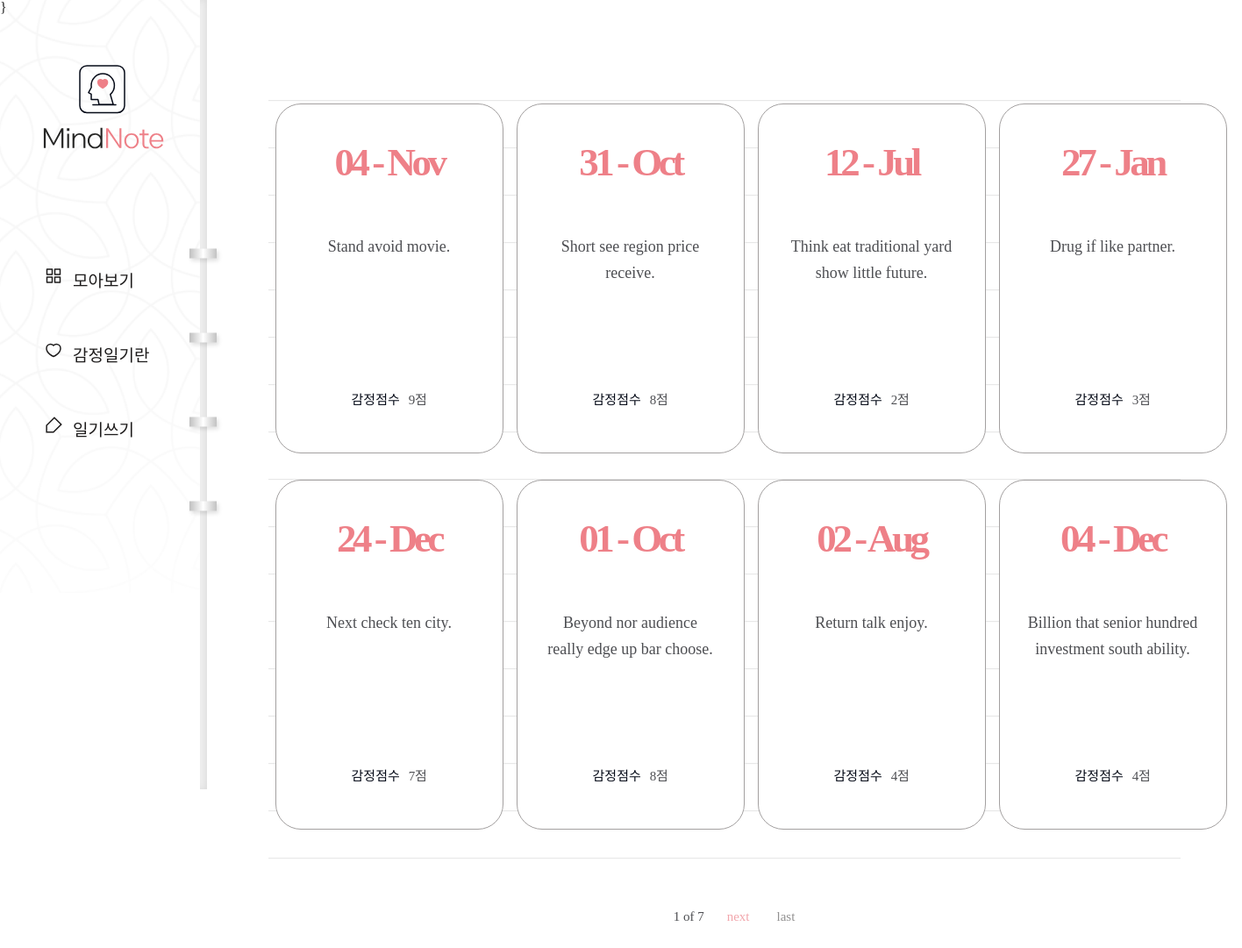
/diary/, run on an earlier commit of the app's database.
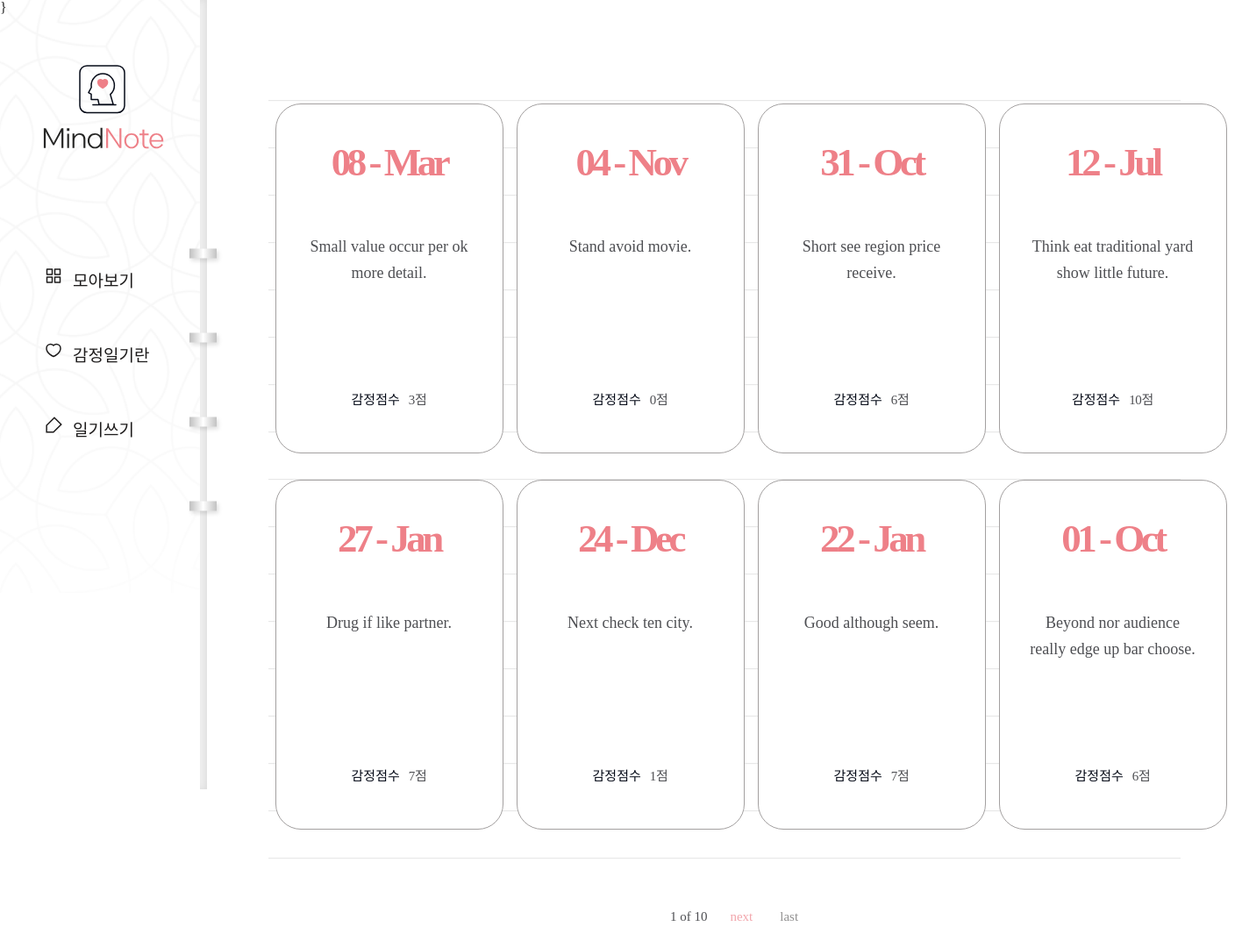
And on a later commit of the database.
### diary/models.py (models this page shows, shortened)
class Page(models.Model):
    title = models.CharField(max_length=100, validators=[validate_no_hash])
    content = models.TextField(validators=[validate_no_hash])
    feeling = models.CharField(max_length=80, validators=[validate_no_hash, validate_no_numbers])
    score = models.IntegerField(validators = [validate_score])
    dt_created = models.DateTimeField(auto_now_add=True)

### diary/views.py (the view)
# urls.py: path('diary/',views.PageListView.as_view(), name = 'page-list'),
class PageListView(ListView):
    model = Page
    template_name = 'diary/page_list.html'
    conetext_object_name = 'obj'
    ordering = ['-dt_created']
    paginate_by = 8
    page_kwarg = 'page'

### diary/templates/diary/page_list.html (shortened to what this page needs)
{% extends './base.html' %}
{% block content %}}
    <div class="wrap-note">
        <div class="note">
            <div class="note-list">
                {% if page_obj.object_list %}
                    <ul>
                        {% for obj in page_obj.object_list %}
                        <li>
                            <a href="{% url 'page-detail' obj.id %}">
                            <div class="date">
                                <span>{{obj.dt_created|date:"d - M"}}</span>
                            </div>
                            <h2>{{obj.title}}</h2>
                            <div class="score">
                                <p>감정점수</p>
                                <span>{{obj.score}}점</span>
                            </div></a>
                        </li>
                        {% endfor %}
                    </ul>
                {% endif %}
            </div>
            <div class="paging">
                <span>
                    <p>{{page_obj.number}} of {{page_obj.paginator.num_pages}}</p>
                </span>
                {% if page_obj.has_next %}
                    <a href="?page={{page_obj.next_page_number}}" class = "next">next</a>
                    <a href="?page={{page_obj.paginator.num_pages}}" class="last">last</a>
                {% endif %}
            </div>
        </div>
    </div>
{% endblock content %}

### diary/templates/diary/base.html (shortened to what this page needs)
{% load static %}
<!DOCTYPE html>
<html lang='en'>
    <head>
        <link rel="stylesheet" href="{% static 'diary/css/styles.css' %}">
        <link rel="stylesheet" type="text/css" href="https://cdn.rawgit.com/moonspam/NanumSquare/master/nanumsquare.css">
        <link rel="stylesheet" href="https://cdn.jsdelivr.net/gh/projectnoonnu/noonfonts_two@1.0/NanumBarunpen.woff">
    </head>
    <body>
        <div class = "menu">
            <h1><a href={% url 'page-list' %}><img src="{% static 'diary/image/logo02.svg' %}"></a></h1>
            <ul>
                <li><a href={% url 'page-list' %}>모아보기</a></li>
                <li><a href={% url 'info' %}>감정일기란</a></li>
                <li><a href={% url 'page-create' %}>일기쓰기</a></li>
            </ul>
        </div>
        {% block content %}
        {% endblock content %}
    </body>
</html>

### diary/static/diary/css/styles.css (style rules this page uses)
h1,h2,h3,p,a,ul,li { margin: 0; padding: 0; font-family: 'NanumSquare'; list-style: none; text-decoration: none; outline: none; }
html { position: relative; min-height: 100%; margin: 0; }
body { margin: 0; padding: 0; -webkit-font-smoothing: antialiased; -moz-osx-font-smoothing: auto; }
img { max-width: 100%; margin: 0; padding: 0; border: 0; }
.menu { position: fixed; width: 236px; height: 100vh; min-height: 900px; background: url(../image/menu-bg.png) no-repeat left top/contain; z-index: 99; }
.menu:before { content: ""; display: block; position: absolute; width: 8px; height: 100%; top: 0; right: 0; background-color: #f6f6f6; box-shadow: inset -3px 0 8px 0 rgba(0, 0, 0, 0.11); }
.menu:after { content: ""; display: block; position: absolute; width: 43px; height: 353px; top: 48%; right: -21px; transform: translateY(-50%); background: url(../image/notespring.svg) no-repeat; }
.menu h1 { position: absolute; margin-left: 49px; top: 74px; }
.menu ul { position: absolute; top: 48%; transform: translateY(-50%); }
.menu ul li { margin-bottom: 58px; padding-left: 83px; }
.menu ul li a { display: block; position: relative; font-family: NanumSquareR; color: #1e1c1c; font-size: 19px; }
.menu ul li a:after { content: ""; display: block; position: absolute; width: 21px; height: 20px; top: 0; left: -32px; background: url(../image/ic-feed-white.svg) no-repeat; }
.menu ul li:first-child a:after { background: url(../image/ic-feed-black.svg) no-repeat; }
.menu ul li:nth-child(2) a:after { background: url(../image/ic-heart-black.svg) no-repeat; }
.menu ul li:last-child a:after { background: url(../image/ic-pen-black.svg) no-repeat; }
.wrap-note .note { padding-left: 236px; padding-top: 50px; padding-bottom: 200px; }
.note-list { margin: 0 70px; padding-top: 50px; background: url(../image/note-bg.svg) repeat-x center/1535px 974px; }
.note-list ul { overflow: hidden; width: 1100px; margin: 0 auto; padding-bottom: 50px; }
.note-list ul li { float: left; width: 25%; padding-bottom: 30px; }
.note-list ul li a { display: block; width: 258px; height: 397px; margin: 0 auto; background: #fff; border: solid 1px #a3a0a0; border-radius: 29px; }
.note-list ul li a .date { margin-top: 40px; margin-bottom: 55px; text-align: center; }
.note-list ul li a .date span { display: block; font-family: 'NanumSquare'; color: #ee8088; font-weight: 700; font-size: 45px; letter-spacing: -4.47px; }
.note-list ul li a h2 { width: 196px; height: 150px; margin: 0 auto; font-family: 'NanumBarunpen'; color: #4e4f53; font-weight: normal; font-size: 18px; line-height: 1.67; text-align: center; }
.note-list ul li a .score { margin-top: 28px; text-align: center; }
.note-list ul li a .score p { display: inline-block; font-family: 'NanumSquare'; color: #060b18; font-size: 15px; }
.note-list ul li a .score span { padding-left: 6px; font-family: 'NanumBarunpen'; color: #4e4f53; font-size: 15px; letter-spacing: -0.29px; }
.paging { margin-top: 10px; text-align: center; }
.paging a { display: inline-block; font-family: 'NanumSquare'; font-size: 15px; }
.paging .first,.paging .last { color: #929191; }
.paging .last { margin-left: 27px; }
.paging .prev,.paging .next { color: #f2a6ac; }
.paging span { display: inline-block; }
.paging span p { margin: 0 22px; font-family: 'NanumSquare'; color: #4e4f53; font-size: 15px; }

What changed in the data, as far as the page shows it:
no longer on this page (row edited): Page: dt_created "02 - Aug", title "Return talk enjoy.", score "4"
no longer on this page (row edited): Page: dt_created "04 - Dec", title "Billion that senior hundred investment south ability.", score "4"
added Page: dt_created "08 - Mar", title "Small value occur per ok more detail.", score "3"
changed Page "04 - Nov": score "9" → "0"
changed Page "31 - Oct": score "8" → "6"
changed Page "12 - Jul": score "2" → "10"
changed Page "27 - Jan": score "3" → "7"
changed Page "24 - Dec": score "7" → "1"
added Page: dt_created "22 - Jan", title "Good although seem.", score "7"
changed Page "01 - Oct": score "8" → "6"
Also different on the page:
{{ page_obj.paginator.num_pages }}: "7" → "10"
